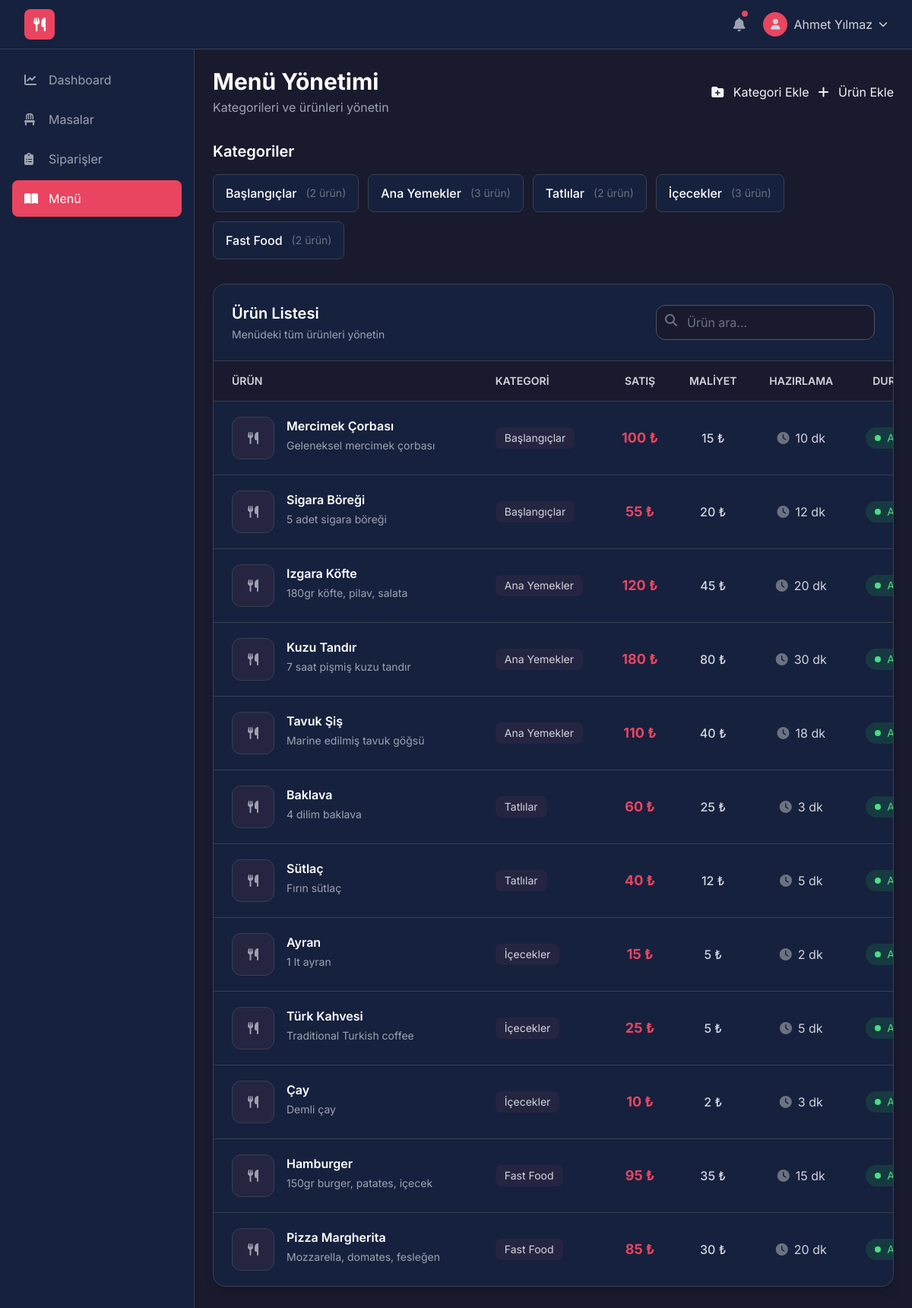
Screenshot of /menu/ (signed in) with the database file from the repository.
### app/models/user.py (models this page shows, shortened)
class User(Base):
    __tablename__ = "users"
    id = Column(Integer, primary_key=True, index=True)
    username = Column(String(50), unique=True, nullable=False, index=True)
    email = Column(String(100), unique=True, nullable=True)
    full_name = Column(String(100), nullable=False)
    password_hash = Column(String(255), nullable=False)
    role = Column(Enum(UserRole), default=UserRole.WAITER, nullable=False)
    phone = Column(String(20), nullable=True)
    is_active = Column(Boolean, default=True)
    created_at = Column(DateTime(timezone=True), server_default=func.now())
    updated_at = Column(DateTime(timezone=True), onupdate=func.now())
    orders = relationship("Order", back_populates="user")

### app/models/category.py (models this page shows, shortened)
class Category(Base):
    __tablename__ = "categories"
    id = Column(Integer, primary_key=True, index=True)
    name = Column(String(100), nullable=False, unique=True)
    sort_order = Column(Integer, default=0)
    is_active = Column(Boolean, default=True)
    products = relationship("Product", back_populates="category")

### app/models/product.py (models this page shows, shortened)
class Product(Base):
    __tablename__ = "products"
    id = Column(Integer, primary_key=True, index=True)
    category_id = Column(Integer, ForeignKey("categories.id"), nullable=False)
    name = Column(String(150), nullable=False)
    description = Column(Text, nullable=True)
    price = Column(Float, nullable=False)
    cost = Column(Float, default=0.0)  # Maliyet (kar hesabı için)
    image_url = Column(String(255), nullable=True)
    stock_quantity = Column(Integer, default=0)  # -1 ise sınırsız
    is_active = Column(Boolean, default=True)
    prep_time = Column(Integer, default=15)  # Hazırlama süresi (dakika)
    category = relationship("Category", back_populates="products")

### app/routers/menu.py (the view)
@router.get("/", response_class=HTMLResponse)
async def menu_page(request: Request, user = Depends(require_role("admin", "waiter")), db: Session = Depends(get_db)):
    categories = db.query(Category).order_by(Category.sort_order).all()
    products = db.query(Product).order_by(Product.category_id, Product.name).all()
    return render_template("menu_management.html", {
        "request": request,
        "user": user,
        "categories": categories,
        "products": products
    })

### templates/menu_management.html (shortened to what this page needs)
{% extends "base.html" %}
{% block content %}
<div class="max-w-7xl mx-auto">
    <div class="flex justify-between items-center mb-8">
        <div>
            <h1 class="text-3xl font-bold text-white">
                Menü Yönetimi
            </h1>
            <p class="text-gray-400 mt-1">
                Kategorileri ve ürünleri yönetin
            </p>
        </div>
        <div class="flex space-x-3">
            <button onclick="showCategoryModal()" class="btn-secondary">
                <i class="fas fa-folder-plus mr-2"></i>
                Kategori Ekle
            </button>
            <button onclick="showProductModal()" class="btn-primary">
                <i class="fas fa-plus mr-2"></i>
                Ürün Ekle
            </button>
        </div>
    </div>
    <div class="mb-8">
        <h2 class="text-xl font-semibold text-white mb-4">
            Kategoriler
        </h2>
        <div class="flex flex-wrap gap-3">
            {% for category in categories %}
            <div class="bg-secondary rounded-lg border border-gray-700 px-4 py-3 flex items-center space-x-3">
                <span class="text-white font-medium">
                    {{ category.name }}
                </span>
                <span class="text-gray-500 text-sm">
                    ({{ category.products|length }} ürün)
                </span>
            </div>
            {% endfor %}
        </div>
    </div>
    <div class="bg-secondary rounded-2xl border border-gray-700 overflow-hidden shadow-lg">
        <div class="p-6 border-b border-gray-700 flex flex-col md:flex-row md:items-center md:justify-between gap-4">
            <div>
                <h2 class="text-xl font-semibold text-white">
                    Ürün Listesi
                </h2>
                <p class="text-sm text-gray-400 mt-1">
                    Menüdeki tüm ürünleri yönetin
                </p>
            </div>
            <div class="relative">
                <input
                    type="text"
                    id="product-search"
                    placeholder="Ürün ara..."
                    class="w-72 pl-10 pr-4 py-2.5 bg-surface rounded-xl text-white placeholder-gray-500 border border-gray-600 focus:border-primary focus:outline-none"
                >
                <i class="fas fa-search absolute left-3 top-3 text-gray-500"></i>
            </div>
        </div>
        <div class="overflow-x-auto">
            <table class="w-full min-w-[1100px]">
                <thead class="bg-surface border-b border-gray-700">
                    <tr>
                        <th class="text-left px-6 py-4 text-sm font-semibold text-gray-300 uppercase">
                            Ürün
                        </th>
                        <th class="text-left px-4 py-4 text-sm font-semibold text-gray-300 uppercase">
                            Kategori
                        </th>
                        <th class="text-center px-4 py-4 text-sm font-semibold text-gray-300 uppercase">
                            Satış
                        </th>
                        <th class="text-center px-4 py-4 text-sm font-semibold text-gray-300 uppercase">
                            Maliyet
                        </th>
                        <th class="text-center px-4 py-4 text-sm font-semibold text-gray-300 uppercase">
                            Hazırlama
                        </th>
                        <th class="text-center px-4 py-4 text-sm font-semibold text-gray-300 uppercase">
                            Durum
                        </th>
                    </tr>
                </thead>
                <tbody id="products-table" class="divide-y divide-gray-700">
                    {% for product in products %}
                    <tr
                        class="hover:bg-surface transition"
                        data-product-id="{{ product.id }}"
                        data-active="{{ '1' if product.is_active else '0' }}"
                        data-name="{{ product.name }}"
                        data-description="{{ product.description or '' }}"
                        data-price="{{ product.price }}"
                        data-cost="{{ product.cost }}"
                        data-prep="{{ product.prep_time }}"
                        data-category="{{ product.category_id }}"
                    >
                        <td class="px-6 py-5">
                            <div class="flex items-start gap-4">
                                <div class="w-14 h-14 rounded-xl bg-surface-light border border-gray-700 flex items-center justify-center shrink-0">
                                    <i class="fas fa-utensils text-gray-400"></i>
                                </div>
                                <div class="min-w-0">
                                    <p class="text-white font-semibold text-base truncate">
                                        {{ product.name }}
                                    </p>
                                    <p class="text-gray-400 text-sm mt-1 max-w-md line-clamp-2">
                                        {{ product.description or 'Açıklama bulunmuyor.' }}
                                    </p>
                                </div>
                            </div>
                        </td>
                        <td class="px-4 py-5">
                            <span class="inline-flex items-center px-3 py-1 rounded-lg bg-surface-light text-gray-300 text-sm">
                                {{ product.category.name if product.category else '-' }}
                            </span>
                        </td>
                        <td class="px-4 py-5 text-center">
                            <span class="text-primary font-bold text-lg">
                                {{ "%.0f"|format(product.price) }} ₺
                            </span>
                        </td>
                        <td class="px-4 py-5 text-center">
                            <span class="text-gray-300 font-medium">
                                {{ "%.0f"|format(product.cost) }} ₺
                            </span>
                        </td>
                        <td class="px-4 py-5 text-center">
                            <div class="inline-flex items-center gap-2 text-gray-300">
                                <i class="fas fa-clock text-gray-500"></i>
                                {{ product.prep_time }} dk
                            </div>
                        </td>
                        <td class="px-4 py-5 text-center">
                            {% if product.is_active %}
                            <span class="inline-flex items-center gap-2 px-3 py-1 rounded-full bg-green-500/15 text-green-400 text-sm">
                                <span class="w-2 h-2 rounded-full bg-green-400"></span>
                                Aktif
                            </span>
                            {% else %}
                            <span class="inline-flex items-center gap-2 px-3 py-1 rounded-full bg-gray-500/15 text-gray-400 text-sm">
                                <span class="w-2 h-2 rounded-full bg-gray-400"></span>
                                Pasif
                            </span>
                            {% endif %}
                        </td>
                    </tr>
                    {% endfor %}
                </tbody>
            </table>
        </div>
    </div>
</div>
{% endblock %}

### templates/base.html (shortened to what this page needs)
<!DOCTYPE html>
<html lang="tr">
<head>
    <script src="https://cdn.tailwindcss.com"></script>
    <link rel="stylesheet" href="https://cdnjs.cloudflare.com/ajax/libs/font-awesome/6.4.0/css/all.min.css">
    <link rel="stylesheet" href="/static/css/custom.css">
</head>
<body class="bg-surface text-gray-100 font-sans min-h-screen">
    {% if user %}
    <nav class="bg-secondary border-b border-gray-700 sticky top-0 z-50">
        <div class="max-w-7xl mx-auto px-4 sm:px-6 lg:px-8">
            <div class="flex justify-between h-16">
                <div class="flex items-center">
                    <a href="/dashboard" class="flex items-center space-x-3">
                        <div class="w-10 h-10 bg-primary rounded-lg flex items-center justify-center">
                            <i class="fas fa-utensils text-white text-lg"></i>
                        </div>
                    </a>
                </div>
                <div class="flex items-center space-x-4">
                    <button class="relative p-2 text-gray-400 hover:text-white transition">
                        <i class="fas fa-bell text-lg"></i>
                        <span class="absolute top-1 right-1 w-2 h-2 bg-primary rounded-full"></span>
                    </button>
                    <div class="relative group">
                        <button class="flex items-center space-x-2 text-gray-300 hover:text-white transition">
                            <div class="w-8 h-8 bg-primary rounded-full flex items-center justify-center">
                                <i class="fas fa-user text-sm"></i>
                            </div>
                            <span class="hidden md:block">{{ user.full_name }}</span>
                            <i class="fas fa-chevron-down text-xs"></i>
                        </button>
                    </div>
                </div>
            </div>
        </div>
    </nav>
    <div class="flex">
        <aside class="w-64 bg-secondary min-h-screen border-r border-gray-700 hidden md:block">
            <div class="p-4">
                <nav class="space-y-1">
                    {% set role = user.role.value %}
                    {% if role == 'admin' %}
                        {% set nav_items = [
                            ('/dashboard', 'fas fa-chart-line', 'Dashboard'),
                            ('/tables', 'fas fa-chair', 'Masalar'),
                            ('/orders', 'fas fa-clipboard-list', 'Siparişler'),
                            ('/kitchen', 'fas fa-fire', 'Mutfak'),
                            ('/payments', 'fas fa-cash-register', 'Kasa'),
                            ('/menu', 'fas fa-book-open', 'Menü'),
                            ('/inventory', 'fas fa-boxes', 'Stok'),
                            ('/reports', 'fas fa-chart-bar', 'Raporlar')
                        ] %}
                    {% elif role == 'waiter' %}
                        {% set nav_items = [
                            ('/dashboard', 'fas fa-chart-line', 'Dashboard'),
                            ('/tables', 'fas fa-chair', 'Masalar'),
                            ('/orders', 'fas fa-clipboard-list', 'Siparişler'),
                            ('/menu', 'fas fa-book-open', 'Menü')
                        ] %}
                    {% elif role == 'chef' %}
                        {% set nav_items = [
                            ('/dashboard', 'fas fa-chart-line', 'Dashboard'),
                            ('/kitchen', 'fas fa-fire', 'Mutfak')
                        ] %}
                    {% elif role == 'cashier' %}
                        {% set nav_items = [
                            ('/dashboard', 'fas fa-chart-line', 'Dashboard'),
                            ('/payments', 'fas fa-cash-register', 'Kasa'),
                            ('/reports', 'fas fa-chart-bar', 'Raporlar')
                        ] %}
                    {% else %}
                        {% set nav_items = [
                            ('/dashboard', 'fas fa-chart-line', 'Dashboard')
                        ] %}
                    {% endif %}
                    {% for url, icon, label in nav_items %}
                    <a href="{{ url }}" class="flex items-center space-x-3 px-4 py-3 rounded-lg {% if request.url.path.startswith(url) %}bg-primary text-white{% else %}text-gray-400 hover:bg-surface-light hover:text-white{% endif %} transition">
                        <i class="{{ icon }} w-5"></i>
                        <span>{{ label }}</span>
                    </a>
                    {% endfor %}
                </nav>
            </div>
        </aside>
        <main class="flex-1 p-6 overflow-auto">
            {% block content %}{% endblock %}
        </main>
    </div>
    {% else %}
    <main>
        {{ self.content() }}
    </main>
    {% endif %}
</body>
</html>

### static/css/custom.css (style rules this page uses)
.btn-primary { @apply bg-primary hover:bg-primary/90 text-white font-medium py-2 px-4 rounded-lg transition duration-200; }
.btn-secondary { @apply bg-surface hover:bg-surface-light text-gray-300 font-medium py-2 px-4 rounded-lg transition duration-200 border border-gray-600; }

### rows the page displays
User: full_name "Ahmet Yılmaz", role "WAITER" (drawn)
Category: name "Başlangıçlar", products|length "2"
Category: name "Ana Yemekler", products|length "3"
Category: name "Tatlılar", products|length "2"
Category: name "İçecekler", products|length "3"
Category: name "Fast Food", products|length "2"
Product: name "Mercimek Çorbası", description "Geleneksel mercimek çorbası", category "Başlangıçlar", price "100", cost "15", prep_time "10", is_active True (drawn)
Product: name "Sigara Böreği", description "5 adet sigara böreği", category "Başlangıçlar", price "55", cost "20", prep_time "12", is_active True (drawn)
Product: name "Izgara Köfte", description "180gr köfte, pilav, salata", category "Ana Yemekler", price "120", cost "45", prep_time "20", is_active True (drawn)
Product: name "Kuzu Tandır", description "7 saat pişmiş kuzu tandır", category "Ana Yemekler", price "180", cost "80", prep_time "30", is_active True (drawn)
Product: name "Tavuk Şiş", description "Marine edilmiş tavuk göğsü", category "Ana Yemekler", price "110", cost "40", prep_time "18", is_active True (drawn)
Product: name "Baklava", description "4 dilim baklava", category "Tatlılar", price "60", cost "25", prep_time "3", is_active True (drawn)
Product: name "Sütlaç", description "Fırın sütlaç", category "Tatlılar", price "40", cost "12", prep_time "5", is_active True (drawn)
Product: name "Ayran", description "1 lt ayran", category "İçecekler", price "15", cost "5", prep_time "2", is_active True (drawn)
Product: name "Türk Kahvesi", description "Traditional Turkish coffee", category "İçecekler", price "25", cost "5", prep_time "5", is_active True (drawn)
Product: name "Çay", description "Demli çay", category "İçecekler", price "10", cost "2", prep_time "3", is_active True (drawn)
Product: name "Hamburger", description "150gr burger, patates, içecek", category "Fast Food", price "95", cost "35", prep_time "15", is_active True (drawn)
Product: name "Pizza Margherita", description "Mozzarella, domates, fesleğen", category "Fast Food", price "85", cost "30", prep_time "20", is_active True (drawn)

### other values shown
{{ label }} "Dashboard" "Masalar" "Siparişler" "Menü"
